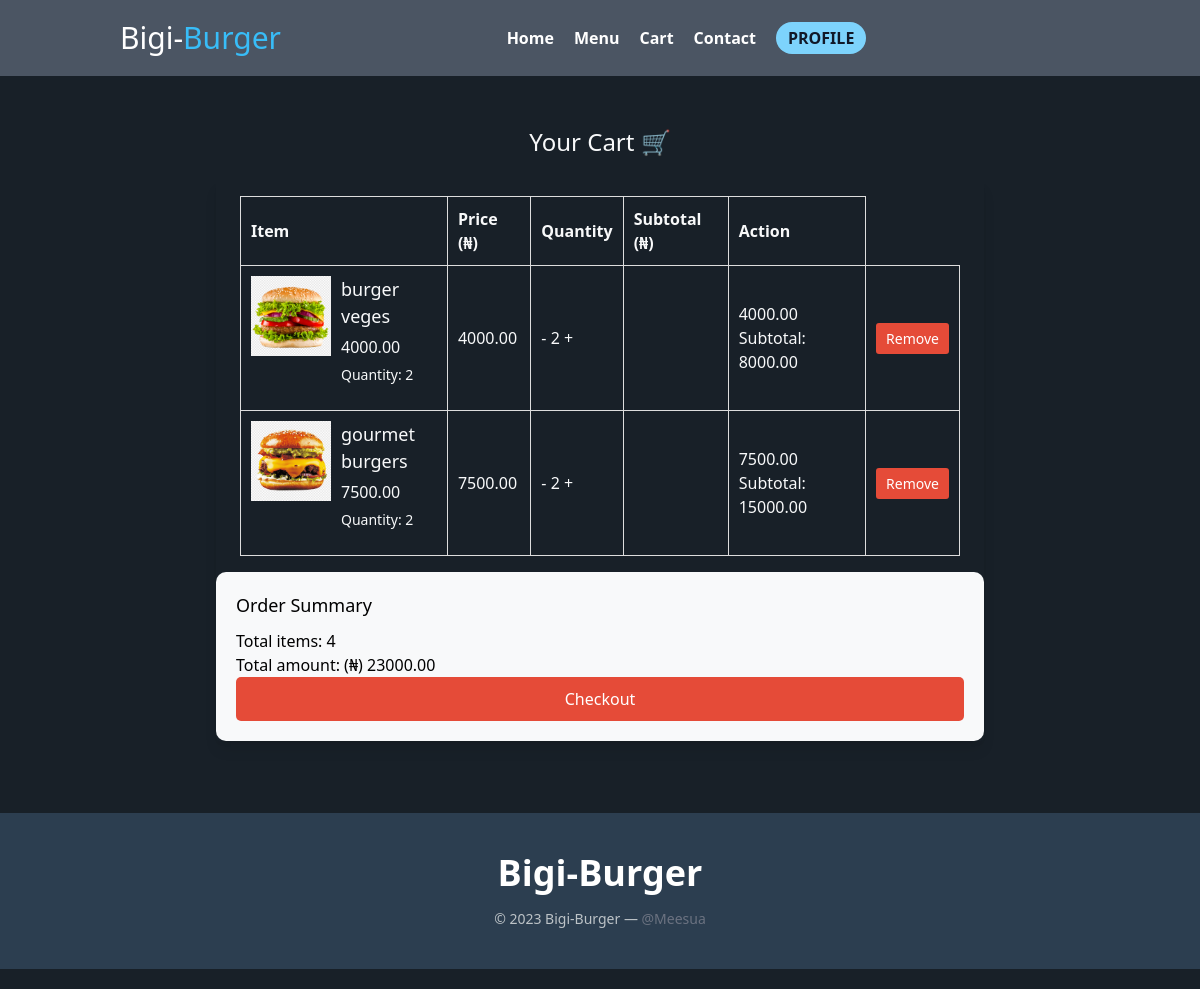
The app's page /cart/ (signed in) with its own data.
### bigi_burger/models.py (models this page shows, shortened)
class OrderItem(models.Model):
    user = models.ForeignKey(User, on_delete=models.CASCADE)
    order = models.ForeignKey(Order, on_delete=models.CASCADE)
    item = models.ForeignKey(MenuItem, on_delete=models.CASCADE)  # Make sure the field name is correct
    quantity = models.PositiveIntegerField()
    ordered = models.BooleanField(default=False)

class MenuItem(models.Model):
    name = models.CharField(max_length=100)
    description = models.TextField()
    price = models.DecimalField(max_digits=8, decimal_places=2)
    category = models.ForeignKey(Category, on_delete=models.CASCADE)
    image = models.ImageField(upload_to='menu_images/')

### bigi_burger/views.py (the view)
# urls.py: path('cart/', views.cart, name='cart'),
@login_required
def cart(request):
    order = Order.objects.get(user=request.user, ordered=False)
    order_items = order.orderitem_set.all()
    if order_items.exists():  # Check if there are items in the cart
        total_quantity = order_items.aggregate(Sum('quantity'))['quantity__sum']
        total_amount = order_items.aggregate(
            total_price=Sum(F('item__price') * F('quantity'))
        )['total_price']
        if total_amount is None:
            total_amount = 0.00
        context = {
            'order_items': order_items,
            'total_quantity': total_quantity,
            'total_amount': total_amount,
        }
        return render(request, 'cart.html', context)
    else:
        return render(request, 'empty_cart.html')

### bigi_burger/templatetags/custom_filters.py (called while the page is built)
@register.filter(name='floatmul')
def floatmul(value, arg):
    return float(value) * float(arg)

### templates/cart.html (shortened to what this page needs)
{% extends 'base.html' %}
{% load static %}
{% load custom_filters %}
{% block content %}
<br><br><br>
  <div class="container-fluid cart-container">
    <h1 class="cart-heading">Your Cart 🛒</h1>
    <div class="flex justify-center">
      <div class="w-full max-w-3xl rounded overflow-hidden shadow-lg">
        <div class="px-6 py-4">
          <table class="table cart-table">
            <thead>
              <tr>
                <th>Item</th>
                <th>Price (₦)</th>
                <th>Quantity</th>
                <th>Subtotal (₦)</th>
                <th>Action</th>
              </tr>
            </thead>
            <tbody>
              {% for order_item in order_items %}
                <tr>
                  <td>
                    <div class="cart-item">
                      <img src="{{ order_item.item.image.url }}" alt="{{ order_item.item.name }}" class="cart-item-image">
                      <div class="cart-item-details">
                          <h3 class="cart-item-title">{{ order_item.item.name }}</h3>
                          <p class="cart-item-price">{{ order_item.item.price }}</p>
                          <p class="cart-item-quantity">Quantity: {{ order_item.quantity }}</p>
                      </div>
                    </div>
                  </td>
                  <td>{{ order_item.item.price }}</td>
                  <td>
                    <button class="btn btn-light btn-sm" onclick="decrementQuantity({{ order_item.item.id }})">-</button>
                    {{ order_item.quantity }}
                    <button class="btn btn-light btn-sm" onclick="incrementQuantity({{ order_item.item.id }})">+</button>
                  </td>
                  <td>
                    <td>
                      {{ order_item.item.price|floatformat:2 }}
                      <br>
                      Subtotal: {% with subtotal=order_item.item.price|floatformat:2|floatmul:order_item.quantity %}
                        {{ subtotal|floatformat:2 }}
                      {% endwith %}
                    </td>
                  </td>
                  <td>
                    <button class="remove-btn" onclick="removeFromCart({{ order_item.item.id }})">Remove</button>
                  </td>
                </tr>
              {% endfor %}
            </tbody>
          </table>
        </div>
        <div class="col-md-4">
          <div class="order-summary">
            <h5>Order Summary</h5>
            <p>Total items: {{ total_quantity }}</p>
            <p>Total amount: (₦) {{ total_amount|floatformat:2 }}</p>
            <a href="{% url 'checkout' %}" class="checkout-btn">Checkout</a>
          </div>
        </div>
      </div>
    </div><br><br><br>
{% endblock %}

### static/css/style.css (style rules this page uses)
body { -ms-overflow-style: none; scrollbar-width: none; overflow-y: scroll; }

### records on screen
OrderItem: item.image (picture), item.name "burger veges", item.price "4000.00", quantity "2", item "8000.00"
OrderItem: item.image (picture), item.name "gourmet burgers", item.price "7500.00", quantity "2", item "15000.00"

### other values on screen
{{ total_quantity }} "4"
{{ total_amount|floatformat:2 }} "23000.00"
